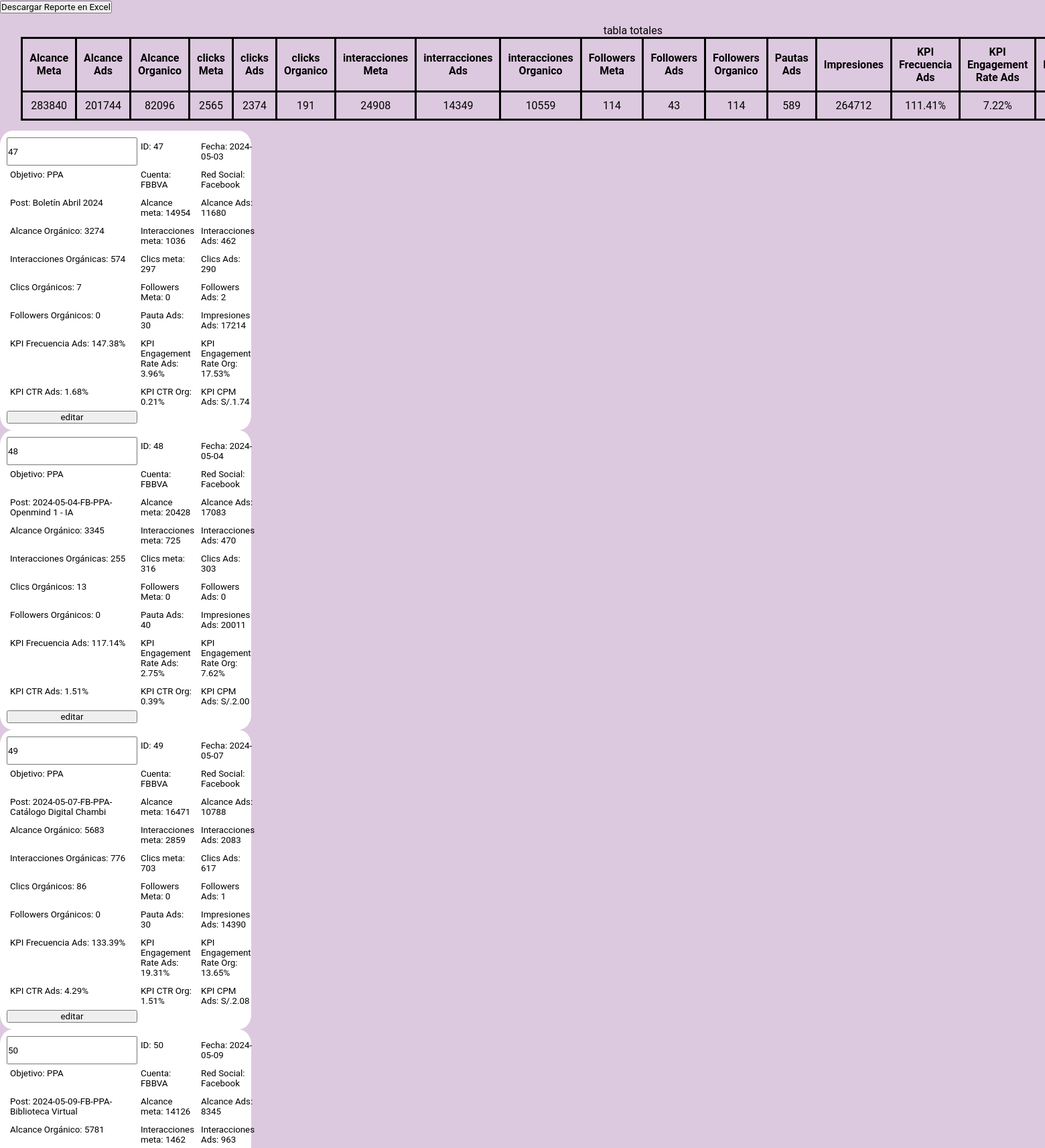
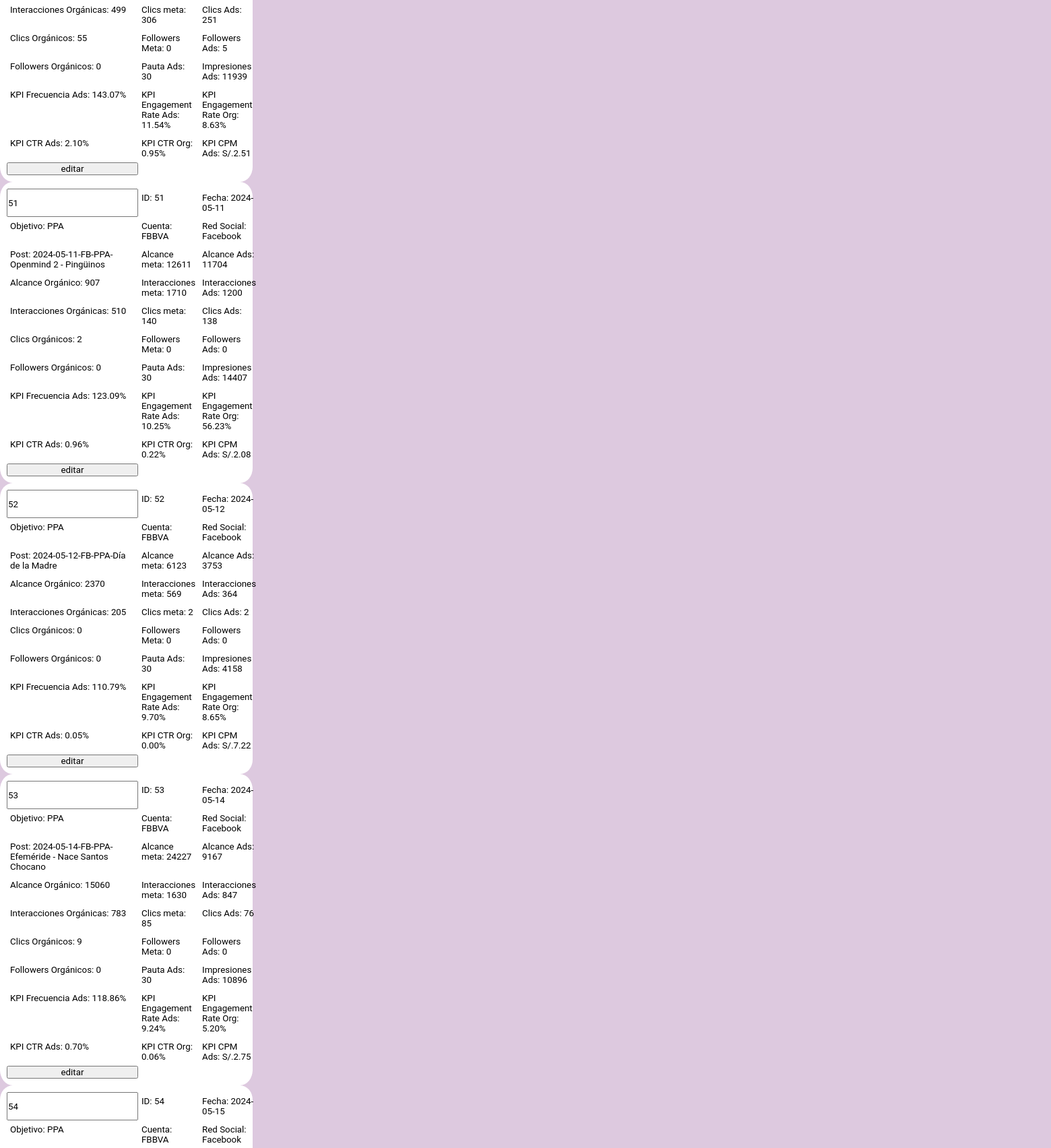
The page /php/viewDataFilter.php (upper part) on the database its author committed (2 pictures, top to bottom).
### tables this page shows
CREATE TABLE `post` (
  `idPost` int(11) NOT NULL,
  `datePostCreated` date NOT NULL,
  `idGoal` int(11) NOT NULL,
  `namePost` varchar(255) NOT NULL,
  `idFundation` int(11) NOT NULL,
  `idSocialNet` int(11) NOT NULL,
  `alcanceAds` int(11) DEFAULT NULL,
  `alcanceInorganic` int(11) DEFAULT NULL,
  `alcanceOrg` int(11) DEFAULT NULL,
  `interaccionesAds` int(11) DEFAULT NULL,
  `interaccionesInorganic` int(11) DEFAULT NULL,
  `interaccionesOrg` int(11) DEFAULT NULL,
  `clicsAds` int(11) DEFAULT NULL,
  `clicsInorganic` int(11) DEFAULT NULL,
  `clicsOrg` int(11) DEFAULT NULL,
  `seguidoresNuevosAds` int(11) DEFAULT NULL,
  `seguidoresNuevosInorganic` int(11) DEFAULT NULL,
  `seguidoresNuevosOrg` int(11) DEFAULT NULL,
  `pautaAds` double DEFAULT NULL,
  `impresionesAds` int(11) DEFAULT NULL,
  `kpiFrecuenciaAds` varchar(150) DEFAULT NULL,
  `kpiengagementRateAds` varchar(150) DEFAULT NULL,
  `kpiengagementRateOrg` varchar(150) DEFAULT NULL,
  `kpiCtrAds` varchar(150) DEFAULT NULL,
  `kpiCtrOrg` varchar(150) DEFAULT NULL,
  `kpiCpmAds` varchar(150) DEFAULT NULL
);

CREATE TABLE `goals` (
  `idGoal` int(11) NOT NULL,
  `nameGoal` varchar(150) DEFAULT NULL
);

CREATE TABLE `fundation` (
  `idFundation` int(11) NOT NULL,
  `nameFundation` varchar(150) DEFAULT NULL
);

CREATE TABLE `socialnet` (
  `idSocialNet` int(11) NOT NULL,
  `nameSocialNet` varchar(100) DEFAULT NULL
);

### php/viewDataFilter.php (the view, shortened to what this page needs)
<?php
        include 'conection.php';
        $socialNet=isset($_POST["RedFiltrada"])?$_POST["RedFiltrada"]:'';
        $fechaDesde=isset($_POST["FechaDesde"])?$_POST["FechaDesde"]:'';
        $fechaHasta=isset($_POST["FechaHasta"])?$_POST["FechaHasta"]:'';
        $objetivo=isset($_POST["ObjetivoFiltro"])?$_POST["ObjetivoFiltro"]:'';
        $nombre=isset($_POST["NameFiltro"])?$_POST["NameFiltro"]:'';
        $sql = "SELECT
            p.idPost,
            p.datePostCreated,
            g.nameGoal,
            f.nameFundation,
            sn.nameSocialNet,
            p.namePost,
            p.alcanceAds,
            p.alcanceInorganic,
            p.alcanceOrg,
            p.interaccionesAds,
            p.interaccionesInorganic,
            p.interaccionesOrg,
            p.clicsAds,
            p.clicsInorganic,
            p.clicsOrg,
            p.seguidoresNuevosAds,
            p.seguidoresNuevosInorganic,
            p.seguidoresNuevosOrg,
            p.pautaAds,
            p.impresionesAds,
            p.kpiFrecuenciaAds,
            p.kpiengagementRateAds,
            p.kpiengagementRateOrg,
            p.kpiCtrAds,
            p.kpiCtrOrg,
            p.kpiCpmAds
        FROM
            post p
        JOIN
            goals g ON p.idGoal = g.idGoal
        JOIN
            fundation f ON p.idFundation = f.idFundation
        JOIN
            socialnet sn ON p.idSocialNet = sn.idSocialNet
        WHERE
        (sn.nameSocialNet = '$socialNet' OR '$socialNet' IS NULL OR '$socialNet' = '')
        AND((p.datePostCreated BETWEEN '$fechaDesde' AND '$fechaHasta') OR ('$fechaDesde' = '' AND '$fechaHasta' = ''))
        AND(g.nameGoal='$objetivo' OR '$objetivo' IS NULL OR '$objetivo'='')
        AND (p.namePost='$nombre' OR '$nombre' IS NULL OR '$nombre'='')
        ;";
        $sqlreport="SELECT SUM(p.alcanceAds) as totalAlcanceAds,SUM(p.alcanceInorganic) as TotalAlcanceMeta,SUM(p.alcanceOrg) as totalAlcanceOrg,SUM(p.clicsAds) AS totalClicsAds,SUM(p.clicsInorganic) AS clicsMetaTotal,SUM(p.clicsOrg) AS clicsOrgTotal,SUM(p.impresionesAds) as totalImpresionesAds,SUM(p.impresionesAds) AS totalImpresionesAds,SUM(p.interaccionesAds) AS totalInteraccionesAds,SUM(p.interaccionesInorganic) totalInteraccionesMeta,SUM(p.interaccionesOrg) as totalInteraccionesOrg,SUM(p.pautaAds) as totalPautasAds,SUM(p.seguidoresNuevosAds) as totalSeguidoresNuevosAds,SUM(p.seguidoresNuevosInorganic) as TotalSeguidoresNuevosInorganic,SUM(p.seguidoresNuevosOrg) as  TotalSeguidoresNuevosOrg,SUM(CAST(REPLACE(p.kpiFrecuenciaAds, '%', '') AS DECIMAL(10,2)))/ COUNT(kpiFrecuenciaAds) AS promedioKpiFrecuenciasAds,SUM(CAST(REPLACE(p.kpiengagementRateAds, '%', '') AS DECIMAL(10,2)))/COUNT(kpiengagementRateAds) AS promediokpiengagementRateAds,SUM(CAST(REPLACE(p.kpiengagementRateOrg, '%', '') AS DECIMAL(10,2)))/COUNT(kpiengagementRateOrg) AS promediokpiengagementRateOrg,SUM(CAST(REPLACE(p.kpiCtrAds, '%', '') AS DECIMAL(10,2)))/COUNT(kpiCtrAds) AS promediokpiCtrAds,SUM(CAST(REPLACE(p.kpiCtrOrg, '%', '') AS DECIMAL(10,2)))/COUNT(kpiCtrOrg) AS promediokpiCtrOrg,SUM(CAST(REPLACE(REPLACE(TRIM(kpiCpmAds), 'S/.', ''), ',', '') AS DECIMAL(10, 2)))/COUNT(kpiCpmAds) AS promediokpiCpmAds FROM post p JOIN
            socialnet sn ON p.idSocialNet = sn.idSocialNet WHERE p.datePostCreated BETWEEN '$fechaDesde' and '$fechaHasta' or '$fechaDesde' = '' AND '$fechaHasta' = '' and p.namePost='$nombre' or '$nombre' is null or '$nombre'='' and sn.nameSocialNet = '$socialNet' OR '$socialNet' IS NULL OR '$socialNet' = '';";
?>
<!DOCTYPE html>
<html lang="en">
<head>
    <link rel="stylesheet" href="../assets/styles.css">
</head>
<body>
<form action="generate_excel.php" method="POST">
        <button type="submit">Descargar Reporte en Excel</button>
    </form>
    <?php
        $resulreport=$conexion->query($sqlreport);
        if($resulreport->num_rows > 0){
            while($row2=$resulreport->fetch_assoc()){
                echo '
                    <table class="tablereport">
                    <caption>tabla totales</caption>
                        <thead>
                        <tr>
                            <th>Alcance Meta</th>
                            <th>Alcance Ads</th>
                            <th>Alcance Organico</th>
                            <th>clicks Meta</th>
                            <th>clicks Ads</th>
                            <th>clicks Organico</th>
                            <th>interacciones Meta</th>
                            <th>interracciones Ads</th>
                            <th>interacciones Organico</th>
                            <th>Followers Meta</th>
                            <th>Followers Ads</th>
                            <th>Followers Organico</th>
                            <th>Pautas Ads</th>
                            <th>Impresiones</th>
                            <th>KPI Frecuencia Ads</th>
                            <th>KPI Engagement Rate Ads</th>
                            <th>KPI Engagement Rate Org</th>
                        </tr>
                        </thead>
                        <tr>
                            <td>'.$row2["totalAlcanceAds"].'</td>
                            <td>'.$row2["TotalAlcanceMeta"].'</td>
                            <td>'.$row2["totalAlcanceOrg"].'</td>
                            <td>'.$row2["totalClicsAds"].'</td>
                            <td>'.$row2["clicsMetaTotal"].'</td>
                            <td>'.$row2["clicsOrgTotal"].'</td>
                            <td>'.$row2["totalInteraccionesAds"].'</td>
                            <td>'.$row2["totalInteraccionesMeta"].'</td>
                            <td>'.$row2["totalInteraccionesOrg"].'</td>
                            <td>'.$row2["totalSeguidoresNuevosAds"].'</td>
                            <td>'.$row2["TotalSeguidoresNuevosInorganic"].'</td>
                            <td>'.$row2["TotalSeguidoresNuevosOrg"].'</td>
                            <td>'.$row2["totalPautasAds"].'</td>
                            <td>'.$row2["totalImpresionesAds"].'</td>
                           <td>'.number_format($row2["promedioKpiFrecuenciasAds"], 2).'%</td>
                            <td>'.number_format($row2["promediokpiengagementRateAds"], 2).'%</td>
                            <td>'.number_format($row2["promediokpiengagementRateOrg"], 2).'%</td>
                            <td>'.number_format($row2["promediokpiCtrAds"], 2).'%</td>
                            <td>'.number_format($row2["promediokpiCtrOrg"], 2).'%</td>
                            <td>'.number_format($row2["promediokpiCpmAds"], 2).'%</td>
                    </table>
                ';
            }
        }else{
            echo 'no hay resultados para ese parametro de busqueda';
        }
    $result = $conexion->query($sql);
    if ($result->num_rows > 0) {
        while ($row = $result->fetch_assoc()) {
            echo '
            <div class="conteiner-todosPost">
            <form action="editarview.php" method="POST">
            <div class="post-container">
            <input class="idinput" type="number"  name="idPost" value="'.$row["idPost"].'" readonly>
            <p>ID: ' . $row["idPost"] . '</p>
            <p>Fecha: ' . $row["datePostCreated"] . '</p>
            <p>Objetivo: ' . $row["nameGoal"] . '</p>
            <p>Cuenta: ' . $row["nameFundation"] . '</p>
            <p>Red Social: ' . $row["nameSocialNet"] . '</p>
            <p>Post: ' . $row["namePost"] . '</p>
            <p>Alcance meta: ' . $row["alcanceAds"] . '</p>
            <p>Alcance Ads: ' . $row["alcanceInorganic"] . '</p>
            <p>Alcance Orgánico: ' . $row["alcanceOrg"] . '</p>
            <p>Interacciones meta: ' . $row["interaccionesAds"] . '</p>
            <p>Interacciones Ads: ' . $row["interaccionesInorganic"] . '</p>
            <p>Interacciones Orgánicas: ' . $row["interaccionesOrg"] . '</p>
            <p>Clics meta: ' . $row["clicsAds"] . '</p>
            <p>Clics Ads: ' . $row["clicsInorganic"] . '</p>
            <p>Clics Orgánicos: ' . $row["clicsOrg"] . '</p>
            <p>Followers Meta: ' . $row["seguidoresNuevosAds"] . '</p>
            <p>Followers Ads: ' . $row["seguidoresNuevosInorganic"] . '</p>
            <p>Followers Orgánicos: ' . $row["seguidoresNuevosOrg"] . '</p>
            <p>Pauta Ads: ' . $row["pautaAds"] . '</p>
            <p>Impresiones Ads: ' . $row["impresionesAds"] . '</p>
            <p>KPI Frecuencia Ads: ' . $row["kpiFrecuenciaAds"] . '</p>
            <p>KPI Engagement Rate Ads: ' . $row["kpiengagementRateAds"] . '</p>
            <p>KPI Engagement Rate Org: ' . $row["kpiengagementRateOrg"] . '</p>
            <p>KPI CTR Ads: ' . $row["kpiCtrAds"] . '</p>
            <p>KPI CTR Org: ' . $row["kpiCtrOrg"] . '</p>
            <p>KPI CPM Ads: ' . $row["kpiCpmAds"] . '</p>
                <button>editar</button>
            </div>
            </form>
            </div>
            ';
        }
    } else{
        echo 'no hay resultados para ese parametro de busqueda';
    }
    ?>
</body>
</html>

### assets/styles.css (style rules this page uses)
* { margin: 0; padding: 0; box-sizing: border-box; text-decoration: none; font-family: 'Roboto', sans-serif; }
body { background-color: rgba(147, 86, 153, 0.315); }
.conteiner-todosPost { display: grid; grid-template-columns: repeat(auto-fill, minmax(20%, 1fr)); gap: 20px; }
.post-container { border-radius: 5%; display: grid; grid-template-columns: 1fr 1fr 1fr; background-color: white; padding: 10px; box-sizing: border-box; }
.post-container p { font-size: smaller; margin: 1px 0; padding: 5px; }
.post-container button { width: 100%; }
.tablereport { margin-top: 1%; margin-bottom: 1%; margin-left: 2%; border: solid; border-collapse: collapse; width: 96%; }
.tablereport th, .tablereport td { border: solid; padding: 10px; text-align: center; vertical-align: middle; margin: 0; }

### rows shown on the page
post: idPost "47", datePostCreated "2024-05-03", idGoal.nameGoal "PPA", idFundation.nameFundation "FBBVA", idSocialNet.nameSocialNet "Facebook", namePost "Boletín Abril 2024", alcanceAds "14954", alcanceInorganic "11680", alcanceOrg "3274", interaccionesAds "1036", interaccionesInorganic "462", interaccionesOrg "574", clicsAds "297", clicsInorganic "290", clicsOrg "7", seguidoresNuevosAds "0", seguidoresNuevosInorganic "2", seguidoresNuevosOrg "0", pautaAds "30", impresionesAds "17214", kpiFrecuenciaAds "147.38%", kpiengagementRateAds "3.96%", kpiengagementRateOrg "17.53%", kpiCtrAds "1.68%", kpiCtrOrg "0.21%", kpiCpmAds "S/.1.74"
post: idPost "48", datePostCreated "2024-05-04", idGoal.nameGoal "PPA", idFundation.nameFundation "FBBVA", idSocialNet.nameSocialNet "Facebook", namePost "2024-05-04-FB-PPA-Openmind 1 - IA", alcanceAds "20428", alcanceInorganic "17083", alcanceOrg "3345", interaccionesAds "725", interaccionesInorganic "470", interaccionesOrg "255", clicsAds "316", clicsInorganic "303", clicsOrg "13", seguidoresNuevosAds "0", seguidoresNuevosInorganic "0", seguidoresNuevosOrg "0", pautaAds "40", impresionesAds "20011", kpiFrecuenciaAds "117.14%", kpiengagementRateAds "2.75%", kpiengagementRateOrg "7.62%", kpiCtrAds "1.51%", kpiCtrOrg "0.39%", kpiCpmAds "S/.2.00"
post: idPost "49", datePostCreated "2024-05-07", idGoal.nameGoal "PPA", idFundation.nameFundation "FBBVA", idSocialNet.nameSocialNet "Facebook", namePost "2024-05-07-FB-PPA-Catálogo Digital Chambi", alcanceAds "16471", alcanceInorganic "10788", alcanceOrg "5683", interaccionesAds "2859", interaccionesInorganic "2083", interaccionesOrg "776", clicsAds "703", clicsInorganic "617", clicsOrg "86", seguidoresNuevosAds "0", seguidoresNuevosInorganic "1", seguidoresNuevosOrg "0", pautaAds "30", impresionesAds "14390", kpiFrecuenciaAds "133.39%", kpiengagementRateAds "19.31%", kpiengagementRateOrg "13.65%", kpiCtrAds "4.29%", kpiCtrOrg "1.51%", kpiCpmAds "S/.2.08"
post: idPost "50", datePostCreated "2024-05-09", idGoal.nameGoal "PPA", idFundation.nameFundation "FBBVA", idSocialNet.nameSocialNet "Facebook", namePost "2024-05-09-FB-PPA-Biblioteca Virtual", alcanceAds "14126", alcanceInorganic "8345", alcanceOrg "5781", interaccionesAds "1462", interaccionesInorganic "963", interaccionesOrg "499", clicsAds "306", clicsInorganic "251", clicsOrg "55", seguidoresNuevosAds "0", seguidoresNuevosInorganic "5", seguidoresNuevosOrg "0", pautaAds "30", impresionesAds "11939", kpiFrecuenciaAds "143.07%", kpiengagementRateAds "11.54%", kpiengagementRateOrg "8.63%", kpiCtrAds "2.10%", kpiCtrOrg "0.95%", kpiCpmAds "S/.2.51"
post: idPost "51", datePostCreated "2024-05-11", idGoal.nameGoal "PPA", idFundation.nameFundation "FBBVA", idSocialNet.nameSocialNet "Facebook", namePost "2024-05-11-FB-PPA-Openmind 2 - Pingüinos", alcanceAds "12611", alcanceInorganic "11704", alcanceOrg "907", interaccionesAds "1710", interaccionesInorganic "1200", interaccionesOrg "510", clicsAds "140", clicsInorganic "138", clicsOrg "2", seguidoresNuevosAds "0", seguidoresNuevosInorganic "0", seguidoresNuevosOrg "0", pautaAds "30", impresionesAds "14407", kpiFrecuenciaAds "123.09%", kpiengagementRateAds "10.25%", kpiengagementRateOrg "56.23%", kpiCtrAds "0.96%", kpiCtrOrg "0.22%", kpiCpmAds "S/.2.08"
post: idPost "52", datePostCreated "2024-05-12", idGoal.nameGoal "PPA", idFundation.nameFundation "FBBVA", idSocialNet.nameSocialNet "Facebook", namePost "2024-05-12-FB-PPA-Día de la Madre", alcanceAds "6123", alcanceInorganic "3753", alcanceOrg "2370", interaccionesAds "569", interaccionesInorganic "364", interaccionesOrg "205", clicsAds "2", clicsInorganic "2", clicsOrg "0", seguidoresNuevosAds "0", seguidoresNuevosInorganic "0", seguidoresNuevosOrg "0", pautaAds "30", impresionesAds "4158", kpiFrecuenciaAds "110.79%", kpiengagementRateAds "9.70%", kpiengagementRateOrg "8.65%", kpiCtrAds "0.05%", kpiCtrOrg "0.00%", kpiCpmAds "S/.7.22"
post: idPost "53", datePostCreated "2024-05-14", idGoal.nameGoal "PPA", idFundation.nameFundation "FBBVA", idSocialNet.nameSocialNet "Facebook", namePost "2024-05-14-FB-PPA-Efeméride - Nace Santos Chocano", alcanceAds "24227", alcanceInorganic "9167", alcanceOrg "15060", interaccionesAds "1630", interaccionesInorganic "847", interaccionesOrg "783", clicsAds "85", clicsInorganic "76", clicsOrg "9", seguidoresNuevosAds "0", seguidoresNuevosInorganic "0", seguidoresNuevosOrg "0", pautaAds "30", impresionesAds "10896", kpiFrecuenciaAds "118.86%", kpiengagementRateAds "9.24%", kpiengagementRateOrg "5.20%", kpiCtrAds "0.70%", kpiCtrOrg "0.06%", kpiCpmAds "S/.2.75"
post: idPost "54", datePostCreated "2024-05-15", idGoal.nameGoal "PPA", idFundation.nameFundation "FBBVA", idSocialNet.nameSocialNet "Facebook"

### other values the page prints
$row2["totalAlcanceAds"] "283840"
$row2["TotalAlcanceMeta"] "201744"
$row2["totalAlcanceOrg"] "82096"
$row2["totalClicsAds"] "2565"
$row2["clicsMetaTotal"] "2374"
$row2["clicsOrgTotal"] "191"
$row2["totalInteraccionesAds"] "24908"
$row2["totalInteraccionesMeta"] "14349"
$row2["totalInteraccionesOrg"] "10559"
$row2["totalSeguidoresNuevosAds"] "114"
$row2["TotalSeguidoresNuevosInorganic"] "43"
$row2["TotalSeguidoresNuevosOrg"] "114"
$row2["totalPautasAds"] "589"
$row2["totalImpresionesAds"] "264712"
$row2["promedioKpiFrecuenciasAds"] "111.41"
